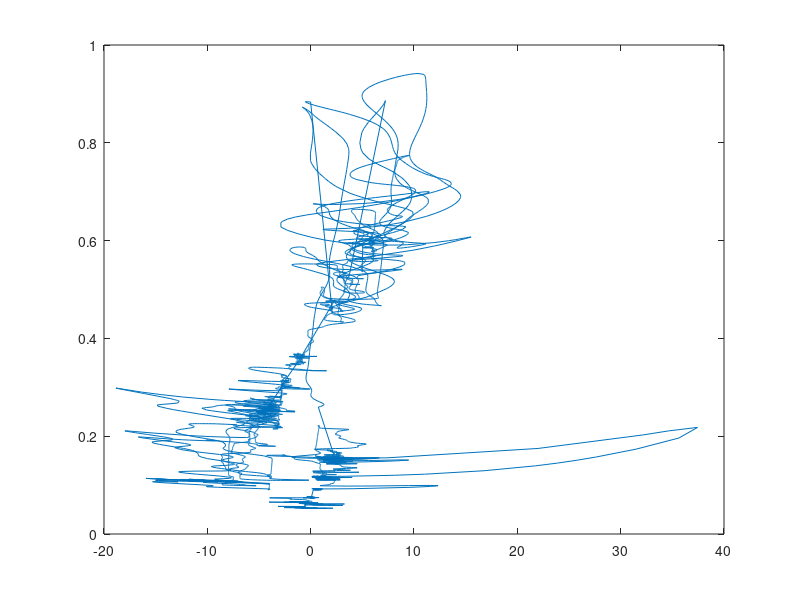

Write the MATLAB code that produced this figure.
clear
clc

load('zeroXCG.mat');

rho=1.225;
w = 0.453592.*(3100+Fuelweight);
CL = w./(0.5.*rho.*Vind.^2);

plot(AoA,CL);
